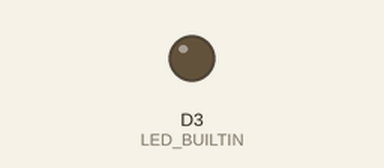
This program was run on a simulated nRF52 board. On the bench: output pins drawn as LEDs (lit = HIGH). What the program prints to the serial monitor is not drawn.

Above: at 0.8 s.
At 3.16 s:
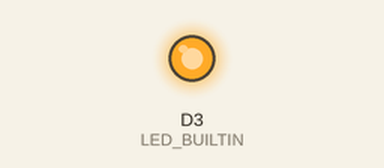
Timing chart, 0 to 3.5 s (numbered marks = the images above):
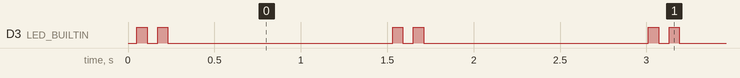

Measured:
- by itself, D3 (LED_BUILTIN): repeats every 1.5 s: LOW 0.06 s, HIGH 0.06 s, LOW 1.3 s, HIGH 0.06 s

The program:

main.cpp
```cpp
// sentinel-node-hardware/firmware/src/main.cpp
//
// Sketch mínimo de bring-up (andamio “compila seguro”).
// Propósito: serial vivo + parpadeo de LED + placeholders para init de energía/RF.
// Este repo es hardware-first; el firmware de producción vive en otro lado.

#include <Arduino.h>

#ifndef LED_BUILTIN
// Fallback: muchos cores Arduino definen LED_BUILTIN.
// Si tu placa no lo hace, define el pin correcto en platformio.ini (build_flags).
#define LED_BUILTIN 13
#endif

static void blink_once(uint32_t on_ms, uint32_t off_ms) {
  digitalWrite(LED_BUILTIN, HIGH);
  delay(on_ms);
  digitalWrite(LED_BUILTIN, LOW);
  delay(off_ms);
}

void setup() {
  pinMode(LED_BUILTIN, OUTPUT);
  digitalWrite(LED_BUILTIN, LOW);

  Serial.begin(115200);
  delay(50);

  Serial.println();
  Serial.println("sentinel-node-hardware bring-up (v1)");
  Serial.println("NOTA: Prototipo de investigacion. Validacion pendiente. Sin falsa seguridad.");

  // TODO(power): leer voltaje de batería (ADC) si está cableado; reportar estado de subvoltaje.
  // TODO(radio): inicializar SX126x (RadioLib preferido) DESPUÉS de confirmar antena conectada.
  // TODO(lowpower): configurar sueño + fuentes de wake; medir corriente de sueño según docs/test_plan.md.
}

void loop() {
  // Patrón de latido: 2 parpadeos rápidos, pausa.
  blink_once(60, 60);
  blink_once(60, 300);
  delay(1000);

  // Placeholder: una máquina de estados futura viviría aquí.
}
```
